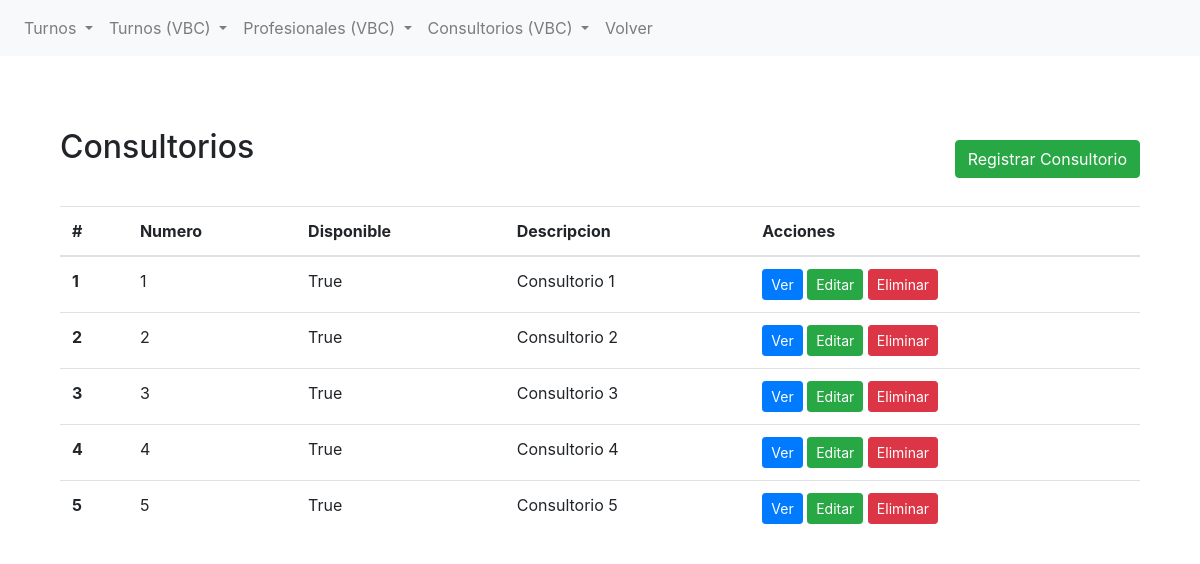
The app's page /reserva_turnos/vbc/consultorios/list with its own data.
### reserva_turnos/models.py (models this page shows, shortened)
class Consultorio(models.Model):
    nombre = models.CharField(max_length=100)
    disponible = models.BooleanField(default=True)
    descripcion = models.TextField(blank=True, null=True)

### reserva_turnos/views.py (the view)
# urls.py: path("vbc/consultorios/list", ConsultoriosListView.as_view(), name="vbc_consultorios_list"),
class ConsultoriosListView(ListView):
    model = Consultorio
    template_name = 'reserva_turnos/vbc/consultorio_list.html'
    context_object_name = 'consultorios'

### reserva_turnos/templates/reserva_turnos/vbc/consultorio_list.html (shortened to what this page needs)
{% extends 'reserva_turnos/base.html' %}
{% block content %}
<section class="py-5">
    <div class="container">
        <div class="d-flex justify-content-between align-items-center mb-3">
            <h2 class="mb-4">Consultorios</h2>
            <a href="{% url 'vbc_consultorios_create' %}" class="btn btn-success">Registrar Consultorio</a>
        </div>
        <table class="table">
            <thead>
                <tr>
                    <th scope="col">#</th>
                    <th scope="col">Numero</th>
                    <th scope="col">Disponible</th>
                    <th scope="col">Descripcion</th>
                    <th scope="col">Acciones</th>
                </tr>
            </thead>
            <tbody>
                {% if consultorios %}
                {% for consultorio in consultorios %}
                <tr>
                    <th scope="row">{{ forloop.counter }}</th>
                    <td>{{ consultorio.nombre }}</td>
                    <td>{{ consultorio.disponible }}</td>
                    <td>{{ consultorio.descripcion }}</td>
                    <td>
                        <a href="{% url 'vbc_consultorios_detail' consultorio.id %}" class="btn btn-primary btn-sm">Ver</a>
                        <a href="{% url 'vbc_consultorios_update' consultorio.id %}" class="btn btn-success btn-sm">Editar</a>
                        <a href="{% url 'vbc_consultorios_delete' consultorio.id %}" class="btn btn-danger btn-sm">Eliminar</a>
                    </td>
                </tr>
                {% endfor %}
                {% else %}
                <tr>
                    <td colspan="7">No hay consultorios disponibles.</td>
                </tr>
                {% endif %}
            </tbody>
        </table>
    </div>
</section>
{% endblock %}

### records on screen
Consultorio: nombre "1", disponible "True", descripcion "Consultorio 1"
Consultorio: nombre "2", disponible "True", descripcion "Consultorio 2"
Consultorio: nombre "3", disponible "True", descripcion "Consultorio 3"
Consultorio: nombre "4", disponible "True", descripcion "Consultorio 4"
Consultorio: nombre "5", disponible "True", descripcion "Consultorio 5"
